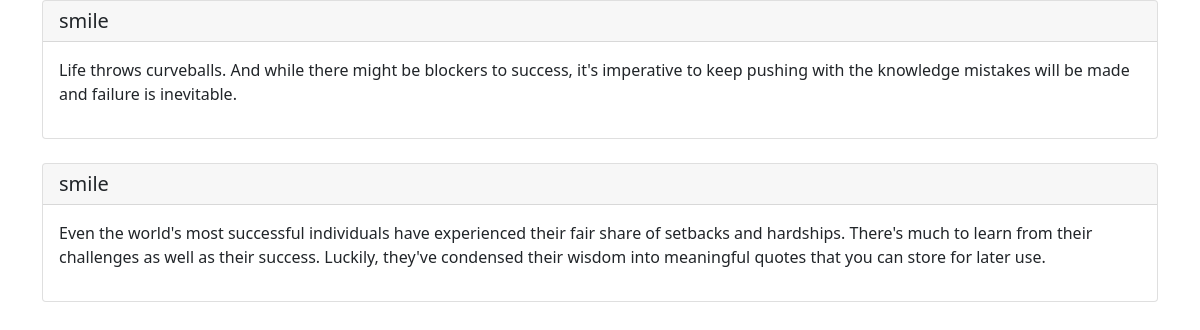
The page / on the database its author committed.
### quotes/models.py (models this page shows, shortened)
class Quote(models.Model):
    quote = models.TextField()
    quote_category = models.ForeignKey(
        'QuoteCategory',
        on_delete=models.CASCADE
    )

class QuoteCategory(models.Model):
    title = models.CharField(max_length=50)

### quotes/views.py (the view)
# urls.py: path('', views.HomeView.as_view(), name="home")
class HomeView(ListView):
    template_name = "home.html"
    model = Quote
    def get_queryset(self):
        query_set = super().get_queryset()
        return query_set.select_related
        ('quote_category')

### templates/home.html (shortened to what this page needs)
{% extends 'base.html' %}
{% block body %}
<div class="container">
     {% for quote in object_list %}
     <div class="card">
          <h5 class="card-header">{{ quote.quote_category.title }}</h5>
          <div class="card-body">
            <p class="card-text">{{ quote.quote }}</p>
          </div>
        </div>
        <br />
        {% endfor %}
</div>
{% endblock %}

### templates/base.html (shortened to what this page needs)
<!DOCTYPE html>
<html lang="en">
<head>
     <link href="https://cdn.jsdelivr.net/npm/bootstrap@5.1.3/dist/css/bootstrap.min.css" rel="stylesheet">
</head>
<body>
     {% block body %}
     {% endblock %}
</body>
</html>

### rows shown on the page
Quote: quote_category "smile", quote "Life throws curveballs. And while there might be blockers to success, it's imperative to keep pushing with the knowledge mistakes will be made and failure is inevitable."
Quote: quote_category "smile", quote "Even the world's most successful individuals have experienced their fair share of setbacks and hardships. There's much to learn from their challenges as well as their success. Luckily, they've condensed their wisdom into meaningful quotes that you can store for later use."
